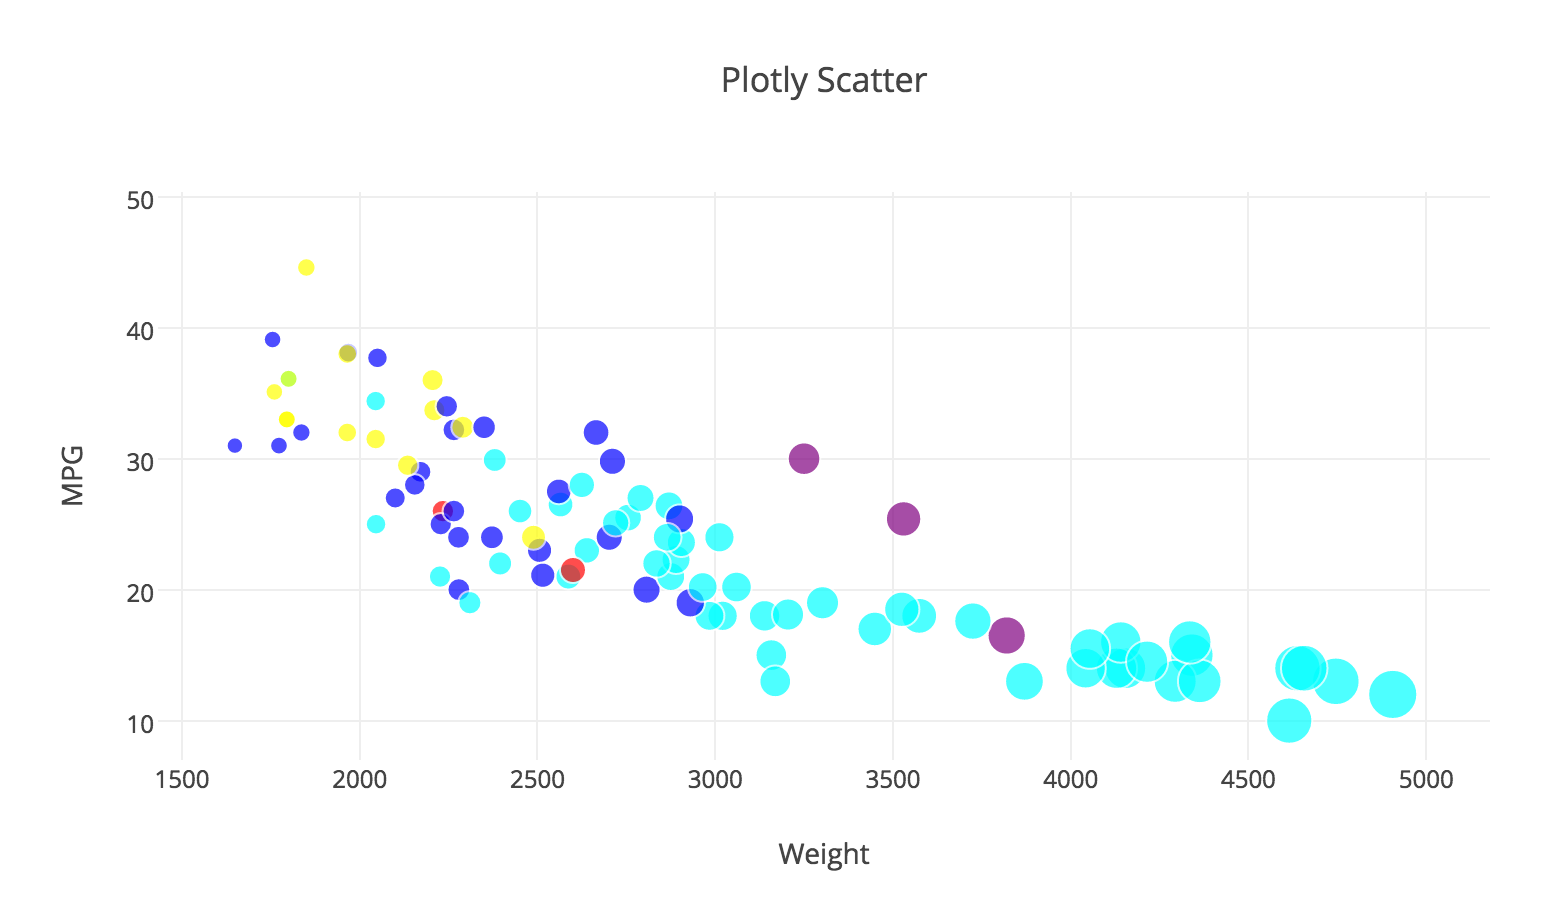

The script that drew this image:
import plotly.plotly as py
import csv

py.sign_in('jiaoyan', 'bRtz75a3bfojstG4XNSe')
f = open('../cars-sample.csv')
cars = list(csv.reader(f))
cars = cars[1:]

def getColumn(data,column):
    Attribution = []
    for row in data:
        if row[column] == 'NA':
            row[column] = 0
        Attribution.append(float(row[column]))
    return Attribution

def getColor(data,column):
    Attribution = []
    Mapping = {'bmw': 'red','toyota': 'blue','honda': 'yellow','mercedes' : 'purple','ford': 'cyan'}
    for row in data:
        if row[column] == 'NA':
            row[column] = 5
        Attribution.append(Mapping.get(row[column])) 
    return Attribution

Weight = getColumn(cars,7)
MPG = getColumn(cars,3)
area = [e*0.005 for e in Weight]
color = getColor(cars,2)

trace = {
    'x' : Weight,
    'y' : MPG,
    'mode' : 'markers',
    'marker' : {
        'color' : color,
        'size': area
    }   
}

data = [trace]

layout = dict(title = 'Plotly Scatter',
              xaxis = dict(title = 'Weight'),
              yaxis = dict(title = 'MPG')
             )
fig = dict(data = data, layout = layout)
py.iplot(fig, filename = 'Scatter')
